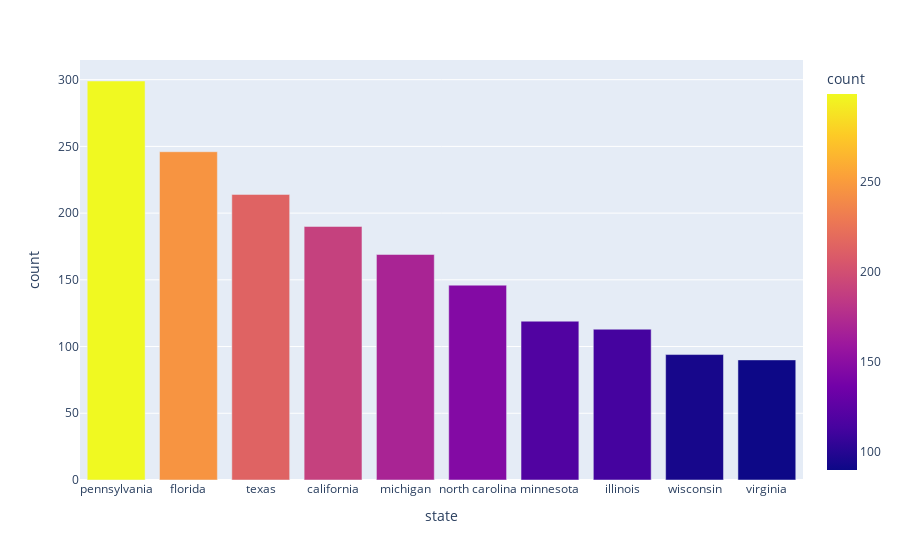

Notebook code for this chart:
### Markdown cell above
#### Cars by State

### Code cell
cars_per_state = df.groupby('state')['model'].count().reset_index().sort_values('model',ascending = False).head(10)
cars_per_state = cars_per_state.rename(columns = {'model':'count'})
fig = px.bar(cars_per_state, x='state', y='count', color='count')
fig.show()

### Figure 1 — Plotly figure (JSON) as saved in the notebook; plotly's stock layout.template omitted (floating-point values rounded to 4 significant figures)
{"data": [{"alignmentgroup": "True", "hovertemplate": "state=%{x}<br>count=%{marker.color}<extra></extra>", "legendgroup": "", "marker": {"color": [299, 246, 214, 190, 169, 146, 119, 113, 94, 90], "coloraxis": "coloraxis", "pattern": {"shape": ""}}, "name": "", "offsetgroup": "", "orientation": "v", "showlegend": false, "textposition": "auto", "type": "bar", "x": ["pennsylvania", "florida", "texas", "california", "michigan", "north carolina", "minnesota", "illinois", "wisconsin", "virginia"], "xaxis": "x", "y": [299, 246, 214, 190, 169, 146, 119, 113, 94, 90], "yaxis": "y"}], "layout": {"barmode": "relative", "coloraxis": {"colorbar": {"title": {"text": "count"}}, "colorscale": [[0, "#0d0887"], [0.1111, "#46039f"], [0.2222, "#7201a8"], [0.3333, "#9c179e"], [0.4444, "#bd3786"], [0.5556, "#d8576b"], [0.6667, "#ed7953"], [0.7778, "#fb9f3a"], [0.8889, "#fdca26"], [1, "#f0f921"]]}, "legend": {"tracegroupgap": 0}, "margin": {"t": 60}, "xaxis": {"anchor": "y", "domain": [0, 1], "title": {"text": "state"}}, "yaxis": {"anchor": "x", "domain": [0, 1], "title": {"text": "count"}}}}
